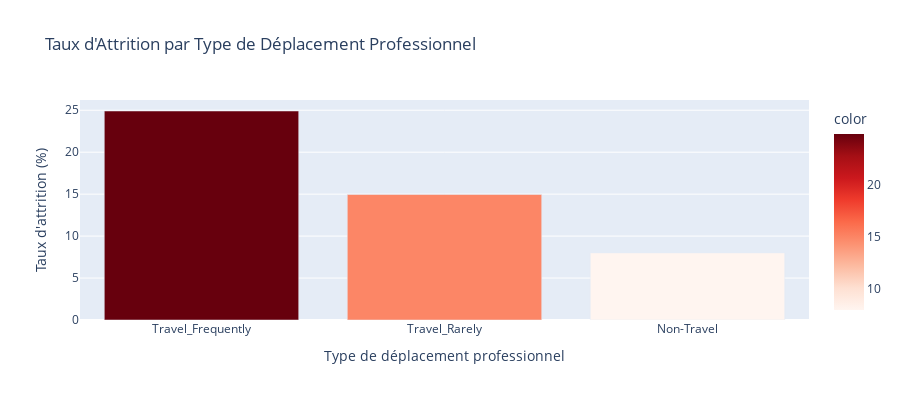

Write notebook code for a chart like this one.
### Code cell
# Visualisation: Taux d'attrition par BusinessTravel
if 'BusinessTravel' in df.columns:
    travel_attrition = calculate_attrition_rate(df, 'BusinessTravel')
    
    # Essayer d'abord avec Plotly (graphique interactif)
    try:
        fig = px.bar(x=travel_attrition.index, y=travel_attrition.values,
                     labels={'x': 'Type de déplacement professionnel', 'y': 'Taux d\'attrition (%)'},
                     title='Taux d\'Attrition par Type de Déplacement Professionnel',
                     color=travel_attrition.values,
                     color_continuous_scale='Reds')
        fig.update_layout(showlegend=False, height=400)
        fig.show()
    except Exception as e:
        # Alternative avec matplotlib (graphique statique)
        print("[ATTENTION] Plotly non disponible, utilisation de matplotlib")
        plt.figure(figsize=(10, 6))
        colors = plt.cm.Reds(travel_attrition.values / travel_attrition.values.max())
        plt.bar(travel_attrition.index, travel_attrition.values, color=colors)
        plt.xlabel('Type de déplacement professionnel', fontsize=12)
        plt.ylabel('Taux d\'attrition (%)', fontsize=12)
        plt.title('Taux d\'Attrition par Type de Déplacement Professionnel', fontsize=14, fontweight='bold')
        plt.xticks(rotation=15)
        plt.grid(axis='y', alpha=0.3)
        plt.tight_layout()
        plt.show()

### Figure 1 — Plotly figure (JSON) as saved in the notebook; plotly's stock layout.template omitted (floating-point values rounded to 4 significant figures)
{"data": [{"hovertemplate": "Type de déplacement professionnel=%{x}<br>Taux d'attrition (%)=%{y}<br>color=%{marker.color}<extra></extra>", "legendgroup": "", "marker": {"color": [24.91, 14.96, 8.0], "coloraxis": "coloraxis", "pattern": {"shape": ""}}, "name": "", "orientation": "v", "showlegend": false, "textposition": "auto", "type": "bar", "x": ["Travel_Frequently", "Travel_Rarely", "Non-Travel"], "xaxis": "x", "y": [24.91, 14.96, 8.0], "yaxis": "y"}], "layout": {"barmode": "relative", "coloraxis": {"colorbar": {"title": {"text": "color"}}, "colorscale": [[0, "rgb(255,245,240)"], [0.125, "rgb(254,224,210)"], [0.25, "rgb(252,187,161)"], [0.375, "rgb(252,146,114)"], [0.5, "rgb(251,106,74)"], [0.625, "rgb(239,59,44)"], [0.75, "rgb(203,24,29)"], [0.875, "rgb(165,15,21)"], [1, "rgb(103,0,13)"]]}, "height": 400, "legend": {"tracegroupgap": 0}, "showlegend": false, "title": {"text": "Taux d'Attrition par Type de Déplacement Professionnel"}, "xaxis": {"anchor": "y", "domain": [0, 1], "title": {"text": "Type de déplacement professionnel"}}, "yaxis": {"anchor": "x", "domain": [0, 1], "title": {"text": "Taux d'attrition (%)"}}}}
